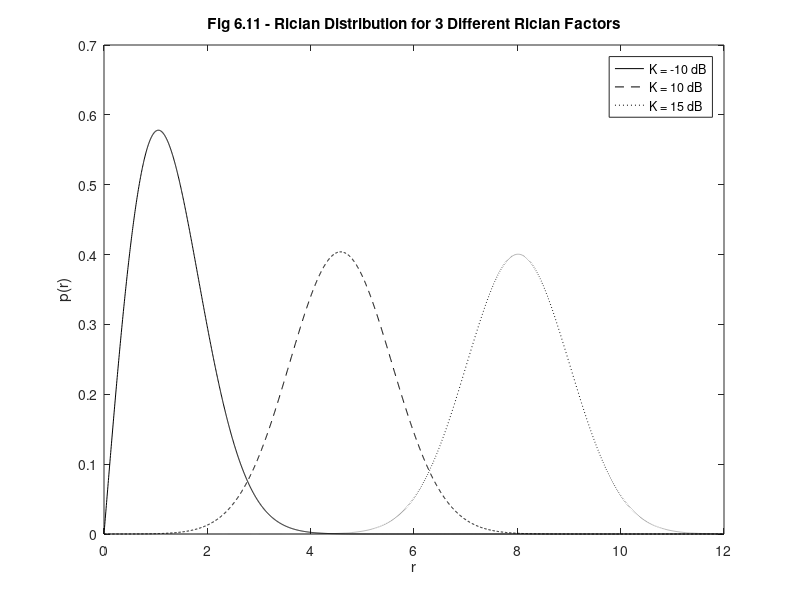

This chart was generated by the following MATLAB code:
%%%%%%%%%%%%%%%%%%%%%%%%%%%%%%%%%%%%%%%%%%%%%%%%%%%%%%%%%%%%%
%%                                                         %%
%% ******************************************************  %%
%% * Smart Antennas for Wireless Applications w/ Matlab *  %%
%% ******************************************************  %%
%%                                                         %%
%% Chapter 6: Fig 6.11                                     %%
%%                                                         %%
%% Author: Frank Gross                                     %%
%% McGraw-Hill, 2005                                       %%
%% Date:  9/29/2004                                        %%
%%                                                         %%
%% This code creates Fig 6.11, a plot of a Rician          %%
%%     distribution for three different K values,-10,10,15 %%
%%%%%%%%%%%%%%%%%%%%%%%%%%%%%%%%%%%%%%%%%%%%%%%%%%%%%%%%%%%%% 

%%------------------- Define Variables:--------------------%%
% var - variance of Rician PDF                              %
% r - Envelope of Rician PDF                                %
% K - Rician factor                                         %
% A - Mean of Rician PDF                                    %
% p - Rician PDF                                            %
%%---------------------------------------------------------%%

%%------------------ Given Values ------------------%%

var = 1;   r = 0:.005:12;   K = [-10 10 15];

%%------- Determine Rician PDF for 3 different K values ------%%

A1 = sqrt(2*var*10^(K(1)/10));
p1 = r.*exp(-(r.^2 + A1^2)/(2*var)).*besseli(0,A1*r/var);

A2 = sqrt(2*var*10^(K(2)/10));
p2 = r.*exp(-(r.^2 + A2^2)/(2*var)).*besseli(0,A2*r/var);

A3 = sqrt(2*var*10^(K(3)/10));
p3 = r.*exp(-(r.^2 + A3^2)/(2*var)).*besseli(0,A3*r/var);

%%------- For Iterative Solution use following code ------%%

% for j=1:3
%     A = sqrt(2*var*10^(K(j)/10));
%     p = r.*exp(-(r.^2+A^2)/(2*var)).*besseli(0,A*r/var);
%     plot(r,p)
%     hold on
% end

%%------------------ Plot Results ------------------%%

plot(r,p1,'k',r,p2,'k--',r,p3,'k:')

title('\bfFig 6.11 - Rician Distribution for 3 Different Rician Factors','Fontweight','bold')
xlabel('r')
ylabel('p(r)')

legend('K = -10 dB','K = 10 dB','K = 15 dB')